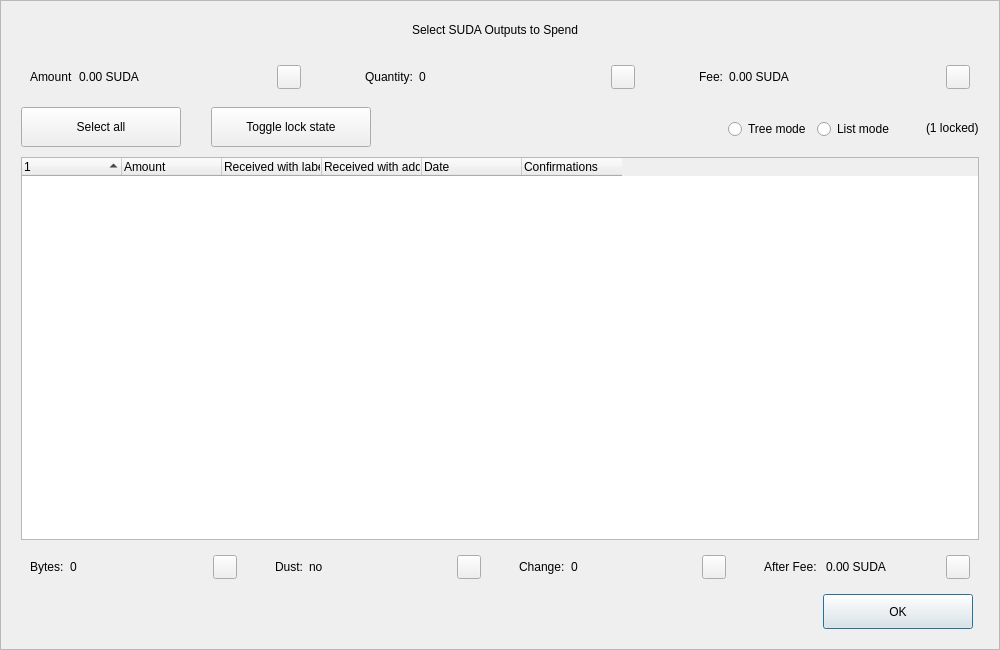
<?xml version="1.0" encoding="UTF-8"?>
<ui version="4.0">
 <class>CoinControlDialog</class>
 <widget class="QDialog" name="CoinControlDialog">
  <property name="geometry">
   <rect>
    <x>0</x>
    <y>0</y>
    <width>1000</width>
    <height>650</height>
   </rect>
  </property>
  <property name="minimumSize">
   <size>
    <width>950</width>
    <height>650</height>
   </size>
  </property>
  <property name="windowTitle">
   <string>Coin Selection</string>
  </property>
  <property name="styleSheet">
   <string notr="true"/>
  </property>
  <layout class="QVBoxLayout" name="verticalLayout">
   <property name="spacing">
    <number>0</number>
   </property>
   <property name="leftMargin">
    <number>0</number>
   </property>
   <property name="topMargin">
    <number>0</number>
   </property>
   <property name="rightMargin">
    <number>0</number>
   </property>
   <property name="bottomMargin">
    <number>0</number>
   </property>
   <item>
    <widget class="QFrame" name="frameContainer">
     <property name="toolTipDuration">
      <number>0</number>
     </property>
     <property name="frameShape">
      <enum>QFrame::StyledPanel</enum>
     </property>
     <property name="frameShadow">
      <enum>QFrame::Raised</enum>
     </property>
     <layout class="QVBoxLayout" name="verticalLayout_2">
      <property name="leftMargin">
       <number>0</number>
      </property>
      <property name="rightMargin">
       <number>0</number>
      </property>
      <property name="bottomMargin">
       <number>20</number>
      </property>
      <item>
       <layout class="QHBoxLayout" name="horizontalLayout_12">
        <property name="spacing">
         <number>0</number>
        </property>
        <property name="leftMargin">
         <number>20</number>
        </property>
        <property name="rightMargin">
         <number>30</number>
        </property>
        <item>
         <spacer name="horizontalSpacer_4">
          <property name="orientation">
           <enum>Qt::Horizontal</enum>
          </property>
          <property name="sizeHint" stdset="0">
           <size>
            <width>40</width>
            <height>20</height>
           </size>
          </property>
         </spacer>
        </item>
        <item>
         <widget class="QLabel" name="labelTitle">
          <property name="minimumSize">
           <size>
            <width>0</width>
            <height>40</height>
           </size>
          </property>
          <property name="maximumSize">
           <size>
            <width>16777215</width>
            <height>40</height>
           </size>
          </property>
          <property name="text">
           <string>Select SUDA Outputs to Spend</string>
          </property>
          <property name="alignment">
           <set>Qt::AlignCenter</set>
          </property>
          <property name="margin">
           <number>7</number>
          </property>
         </widget>
        </item>
        <item>
         <spacer name="horizontalSpacer_5">
          <property name="orientation">
           <enum>Qt::Horizontal</enum>
          </property>
          <property name="sizeHint" stdset="0">
           <size>
            <width>40</width>
            <height>20</height>
           </size>
          </property>
         </spacer>
        </item>
       </layout>
      </item>
      <item>
       <layout class="QHBoxLayout" name="horizontalLayout_8">
        <property name="leftMargin">
         <number>20</number>
        </property>
        <property name="rightMargin">
         <number>20</number>
        </property>
        <item>
         <widget class="QWidget" name="layoutAmount" native="true">
          <layout class="QHBoxLayout" name="horizontalLayout_9" stretch="0,1,0">
           <item>
            <widget class="QLabel" name="labelCoinControlAmountText">
             <property name="text">
              <string>Amount</string>
             </property>
            </widget>
           </item>
           <item>
            <widget class="QLabel" name="labelCoinControlAmount">
             <property name="text">
              <string>0.00 SUDA</string>
             </property>
            </widget>
           </item>
           <item alignment="Qt::AlignHCenter|Qt::AlignVCenter">
            <widget class="QPushButton" name="pushButtonAmount">
             <property name="minimumSize">
              <size>
               <width>0</width>
               <height>24</height>
              </size>
             </property>
             <property name="maximumSize">
              <size>
               <width>24</width>
               <height>26</height>
              </size>
             </property>
             <property name="focusPolicy">
              <enum>Qt::NoFocus</enum>
             </property>
             <property name="styleSheet">
              <string notr="true">padding-bottom:2px;
padding-right:4px;</string>
             </property>
             <property name="text">
              <string/>
             </property>
            </widget>
           </item>
          </layout>
         </widget>
        </item>
        <item>
         <spacer name="horizontalSpacer_2">
          <property name="orientation">
           <enum>Qt::Horizontal</enum>
          </property>
          <property name="sizeType">
           <enum>QSizePolicy::Fixed</enum>
          </property>
          <property name="sizeHint" stdset="0">
           <size>
            <width>40</width>
            <height>20</height>
           </size>
          </property>
         </spacer>
        </item>
        <item>
         <widget class="QWidget" name="layoutQuantity" native="true">
          <layout class="QHBoxLayout" name="horizontalLayout_10" stretch="0,1,0">
           <item>
            <widget class="QLabel" name="labelCoinControlQuantityText">
             <property name="text">
              <string>Quantity:</string>
             </property>
            </widget>
           </item>
           <item>
            <widget class="QLabel" name="labelCoinControlQuantity">
             <property name="text">
              <string>0</string>
             </property>
            </widget>
           </item>
           <item alignment="Qt::AlignHCenter|Qt::AlignVCenter">
            <widget class="QPushButton" name="pushButtonQuantity">
             <property name="minimumSize">
              <size>
               <width>0</width>
               <height>24</height>
              </size>
             </property>
             <property name="maximumSize">
              <size>
               <width>24</width>
               <height>26</height>
              </size>
             </property>
             <property name="focusPolicy">
              <enum>Qt::NoFocus</enum>
             </property>
             <property name="styleSheet">
              <string notr="true">padding-bottom:2px;
               padding-right:4px;</string>
             </property>
             <property name="text">
              <string/>
             </property>
            </widget>
           </item>
          </layout>
         </widget>
        </item>
        <item>
         <spacer name="horizontalSpacer_22">
          <property name="orientation">
           <enum>Qt::Horizontal</enum>
          </property>
          <property name="sizeType">
           <enum>QSizePolicy::Fixed</enum>
          </property>
          <property name="sizeHint" stdset="0">
           <size>
            <width>40</width>
            <height>20</height>
           </size>
          </property>
         </spacer>
        </item>
        <item>
         <widget class="QWidget" name="layoutFee" native="true">
          <layout class="QHBoxLayout" name="horizontalLayout_11" stretch="0,1,0">
           <item>
            <widget class="QLabel" name="labelCoinControlFeeText">
             <property name="text">
              <string>Fee:</string>
             </property>
            </widget>
           </item>
           <item>
            <widget class="QLabel" name="labelCoinControlFee">
             <property name="text">
              <string>0.00 SUDA</string>
             </property>
            </widget>
           </item>
           <item alignment="Qt::AlignHCenter|Qt::AlignVCenter">
            <widget class="QPushButton" name="pushButtonFee">
             <property name="minimumSize">
              <size>
               <width>0</width>
               <height>24</height>
              </size>
             </property>
             <property name="maximumSize">
              <size>
               <width>24</width>
               <height>26</height>
              </size>
             </property>
             <property name="focusPolicy">
              <enum>Qt::NoFocus</enum>
             </property>
             <property name="styleSheet">
              <string notr="true">padding-bottom:2px;
               padding-right:4px;</string>
             </property>
             <property name="text">
              <string/>
             </property>
            </widget>
           </item>
          </layout>
         </widget>
        </item>
       </layout>
      </item>
      <item>
       <widget class="QFrame" name="frame">
        <property name="minimumSize">
         <size>
          <width>0</width>
          <height>40</height>
         </size>
        </property>
        <property name="styleSheet">
         <string notr="true">#frame {
	border:0;
}</string>
        </property>
        <property name="frameShape">
         <enum>QFrame::StyledPanel</enum>
        </property>
        <property name="frameShadow">
         <enum>QFrame::Sunken</enum>
        </property>
        <layout class="QHBoxLayout" name="horizontalLayout">
         <property name="spacing">
          <number>0</number>
         </property>
         <property name="leftMargin">
          <number>20</number>
         </property>
         <property name="topMargin">
          <number>0</number>
         </property>
         <property name="rightMargin">
          <number>20</number>
         </property>
         <property name="bottomMargin">
          <number>0</number>
         </property>
         <item>
          <layout class="QHBoxLayout" name="horizontalLayoutPanel" stretch="0,0,0,0,0,0">
           <property name="spacing">
            <number>20</number>
           </property>
           <item>
            <widget class="QPushButton" name="pushButtonSelectAll">
             <property name="sizePolicy">
              <sizepolicy hsizetype="Maximum" vsizetype="Fixed">
               <horstretch>0</horstretch>
               <verstretch>0</verstretch>
              </sizepolicy>
             </property>
             <property name="minimumSize">
              <size>
               <width>160</width>
               <height>40</height>
              </size>
             </property>
             <property name="maximumSize">
              <size>
               <width>16777215</width>
               <height>40</height>
              </size>
             </property>
             <property name="text">
              <string>Select all</string>
             </property>
             <property name="checkable">
              <bool>true</bool>
             </property>
             <property name="checked">
              <bool>false</bool>
             </property>
             <property name="autoExclusive">
              <bool>false</bool>
             </property>
             <property name="autoDefault">
              <bool>false</bool>
             </property>
            </widget>
           </item>
           <item>
            <spacer name="horizontalSpacer_6">
             <property name="orientation">
              <enum>Qt::Horizontal</enum>
             </property>
             <property name="sizeType">
              <enum>QSizePolicy::Fixed</enum>
             </property>
             <property name="sizeHint" stdset="0">
              <size>
               <width>10</width>
               <height>20</height>
              </size>
             </property>
            </spacer>
           </item>
           <item>
            <widget class="QPushButton" name="pushButtonToggleLock">
             <property name="sizePolicy">
              <sizepolicy hsizetype="Maximum" vsizetype="Fixed">
               <horstretch>0</horstretch>
               <verstretch>0</verstretch>
              </sizepolicy>
             </property>
             <property name="minimumSize">
              <size>
               <width>160</width>
               <height>40</height>
              </size>
             </property>
             <property name="maximumSize">
              <size>
               <width>16777215</width>
               <height>40</height>
              </size>
             </property>
             <property name="text">
              <string>Toggle lock state</string>
             </property>
             <property name="checkable">
              <bool>true</bool>
             </property>
             <property name="autoExclusive">
              <bool>false</bool>
             </property>
             <property name="autoDefault">
              <bool>false</bool>
             </property>
            </widget>
           </item>
           <item>
            <spacer name="horizontalSpacer_7">
             <property name="orientation">
              <enum>Qt::Horizontal</enum>
             </property>
             <property name="sizeType">
              <enum>QSizePolicy::Expanding</enum>
             </property>
             <property name="sizeHint" stdset="0">
              <size>
               <width>30</width>
               <height>20</height>
              </size>
             </property>
            </spacer>
           </item>
           <item alignment="Qt::AlignRight">
            <widget class="QGroupBox" name="groupBox_2">
             <property name="styleSheet">
              <string notr="true">#groupBox_2 {
    background-color:transparent;
    border-radius:0;
}</string>
             </property>
             <property name="title">
              <string/>
             </property>
             <layout class="QHBoxLayout" name="horizontalLayout_14">
              <item>
               <widget class="QRadioButton" name="radioTreeMode">
                <property name="sizePolicy">
                 <sizepolicy hsizetype="Maximum" vsizetype="Fixed">
                  <horstretch>0</horstretch>
                  <verstretch>0</verstretch>
                 </sizepolicy>
                </property>
                <property name="text">
                 <string>Tree mode</string>
                </property>
               </widget>
              </item>
              <item>
               <widget class="QRadioButton" name="radioListMode">
                <property name="sizePolicy">
                 <sizepolicy hsizetype="Maximum" vsizetype="Fixed">
                  <horstretch>0</horstretch>
                  <verstretch>0</verstretch>
                 </sizepolicy>
                </property>
                <property name="text">
                 <string>List mode</string>
                </property>
                <property name="checked">
                 <bool>false</bool>
                </property>
               </widget>
              </item>
             </layout>
            </widget>
           </item>
           <item>
            <widget class="QLabel" name="labelLocked">
             <property name="text">
              <string>(1 locked)</string>
             </property>
            </widget>
           </item>
          </layout>
         </item>
        </layout>
       </widget>
      </item>
      <item>
       <layout class="QHBoxLayout" name="horizontalLayout_13">
        <property name="leftMargin">
         <number>20</number>
        </property>
        <property name="rightMargin">
         <number>20</number>
        </property>
        <item>
         <widget class="CoinControlTreeWidget" name="treeWidget">
          <property name="contextMenuPolicy">
           <enum>Qt::CustomContextMenu</enum>
          </property>
          <property name="styleSheet">
           <string notr="true"/>
          </property>
          <property name="sortingEnabled">
           <bool>false</bool>
          </property>
          <property name="columnCount">
           <number>6</number>
          </property>
          <attribute name="headerShowSortIndicator" stdset="0">
           <bool>true</bool>
          </attribute>
          <attribute name="headerStretchLastSection">
           <bool>false</bool>
          </attribute>
          <column>
           <property name="text">
            <string/>
           </property>
          </column>
          <column>
           <property name="text">
            <string>Amount</string>
           </property>
          </column>
          <column>
           <property name="text">
            <string>Received with label</string>
           </property>
          </column>
          <column>
           <property name="text">
            <string>Received with address</string>
           </property>
          </column>
          <column>
           <property name="text">
            <string>Date</string>
           </property>
          </column>
          <column>
           <property name="text">
            <string>Confirmations</string>
           </property>
           <property name="toolTip">
            <string>Confirmed</string>
           </property>
          </column>
         </widget>
        </item>
       </layout>
      </item>
      <item>
       <layout class="QHBoxLayout" name="horizontalLayout_3">
        <property name="spacing">
         <number>20</number>
        </property>
        <property name="leftMargin">
         <number>20</number>
        </property>
        <property name="rightMargin">
         <number>20</number>
        </property>
        <item>
         <widget class="QWidget" name="layoutBytes" native="true">
          <layout class="QHBoxLayout" name="horizontalLayout_4" stretch="0,1,0">
           <item>
            <widget class="QLabel" name="labelCoinControlBytesText">
             <property name="text">
              <string>Bytes:</string>
             </property>
            </widget>
           </item>
           <item>
            <widget class="QLabel" name="labelCoinControlBytes">
             <property name="text">
              <string>0</string>
             </property>
            </widget>
           </item>
           <item alignment="Qt::AlignHCenter|Qt::AlignVCenter">
            <widget class="QPushButton" name="pushButtonBytes">
             <property name="minimumSize">
              <size>
               <width>0</width>
               <height>24</height>
              </size>
             </property>
             <property name="maximumSize">
              <size>
               <width>24</width>
               <height>26</height>
              </size>
             </property>
             <property name="focusPolicy">
              <enum>Qt::NoFocus</enum>
             </property>
             <property name="styleSheet">
              <string notr="true">padding-bottom:2px;
               padding-right:4px;</string>
             </property>
             <property name="text">
              <string/>
             </property>
            </widget>
           </item>
          </layout>
         </widget>
        </item>
        <item>
         <widget class="QWidget" name="layoutDust" native="true">
          <layout class="QHBoxLayout" name="horizontalLayout_5" stretch="0,1,0">
           <item>
            <widget class="QLabel" name="labelCoinControlLowOutputText">
             <property name="text">
              <string>Dust:</string>
             </property>
            </widget>
           </item>
           <item>
            <widget class="QLabel" name="labelCoinControlLowOutput">
             <property name="text">
              <string>no</string>
             </property>
            </widget>
           </item>
           <item alignment="Qt::AlignHCenter|Qt::AlignVCenter">
            <widget class="QPushButton" name="pushButtonDust">
             <property name="minimumSize">
              <size>
               <width>0</width>
               <height>24</height>
              </size>
             </property>
             <property name="maximumSize">
              <size>
               <width>24</width>
               <height>26</height>
              </size>
             </property>
             <property name="focusPolicy">
              <enum>Qt::NoFocus</enum>
             </property>
             <property name="styleSheet">
              <string notr="true">padding-bottom:2px;
               padding-right:4px;</string>
             </property>
             <property name="text">
              <string/>
             </property>
            </widget>
           </item>
          </layout>
         </widget>
        </item>
        <item>
         <widget class="QWidget" name="layoutChange" native="true">
          <layout class="QHBoxLayout" name="horizontalLayout_6" stretch="0,1,0">
           <item>
            <widget class="QLabel" name="labelCoinControlChangeText">
             <property name="text">
              <string>Change:</string>
             </property>
            </widget>
           </item>
           <item>
            <widget class="QLabel" name="labelCoinControlChange">
             <property name="text">
              <string>0</string>
             </property>
            </widget>
           </item>
           <item alignment="Qt::AlignHCenter|Qt::AlignVCenter">
            <widget class="QPushButton" name="pushButtonChange">
             <property name="minimumSize">
              <size>
               <width>0</width>
               <height>24</height>
              </size>
             </property>
             <property name="maximumSize">
              <size>
               <width>24</width>
               <height>26</height>
              </size>
             </property>
             <property name="focusPolicy">
              <enum>Qt::NoFocus</enum>
             </property>
             <property name="styleSheet">
              <string notr="true">padding-bottom:2px;
               padding-right:4px;</string>
             </property>
             <property name="text">
              <string/>
             </property>
            </widget>
           </item>
          </layout>
         </widget>
        </item>
        <item>
         <widget class="QWidget" name="layoutAfter" native="true">
          <layout class="QHBoxLayout" name="horizontalLayout_7" stretch="0,1,0">
           <item>
            <widget class="QLabel" name="labelCoinControlAfterFeeText">
             <property name="text">
              <string>After Fee: </string>
             </property>
            </widget>
           </item>
           <item>
            <widget class="QLabel" name="labelCoinControlAfterFee">
             <property name="text">
              <string>0.00 SUDA</string>
             </property>
            </widget>
           </item>
           <item alignment="Qt::AlignHCenter|Qt::AlignVCenter">
            <widget class="QPushButton" name="pushButtonAlterFee">
             <property name="minimumSize">
              <size>
               <width>0</width>
               <height>24</height>
              </size>
             </property>
             <property name="maximumSize">
              <size>
               <width>24</width>
               <height>26</height>
              </size>
             </property>
             <property name="focusPolicy">
              <enum>Qt::NoFocus</enum>
             </property>
             <property name="styleSheet">
              <string notr="true">padding-bottom:2px;
               padding-right:4px;</string>
             </property>
             <property name="text">
              <string/>
             </property>
            </widget>
           </item>
          </layout>
         </widget>
        </item>
       </layout>
      </item>
      <item>
       <layout class="QHBoxLayout" name="horizontalLayout_2">
        <property name="spacing">
         <number>0</number>
        </property>
        <property name="leftMargin">
         <number>20</number>
        </property>
        <property name="rightMargin">
         <number>26</number>
        </property>
        <item>
         <spacer name="horizontalSpacer_3">
          <property name="orientation">
           <enum>Qt::Horizontal</enum>
          </property>
          <property name="sizeHint" stdset="0">
           <size>
            <width>558</width>
            <height>20</height>
           </size>
          </property>
         </spacer>
        </item>
        <item>
         <widget class="QPushButton" name="pushButtonOk">
          <property name="minimumSize">
           <size>
            <width>150</width>
            <height>35</height>
           </size>
          </property>
          <property name="text">
           <string>OK</string>
          </property>
         </widget>
        </item>
       </layout>
      </item>
     </layout>
    </widget>
   </item>
  </layout>
 </widget>
 <customwidgets>
  <customwidget>
   <class>CoinControlTreeWidget</class>
   <extends>QTreeWidget</extends>
   <header>coincontroltreewidget.h</header>
  </customwidget>
 </customwidgets>
 <resources/>
 <connections/>
</ui>
